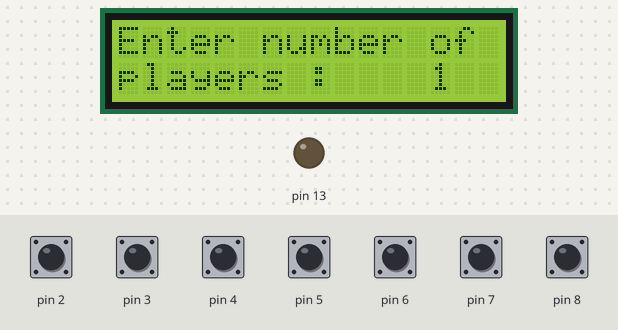
Recording of a sketch running on a simulated Arduino Uno, built with avr-gcc and run on an emulated ATmega328P. Parts: 16×2 character LCD, output pins drawn as LEDs (lit = HIGH). The inputs (shaded band) are chosen by the test bench; at power-on: pin 2–8 HIGH.

Above: at 1.2 s.
1.3 s: pin 8 pulled LOW for 1 s
At 3.5 s:
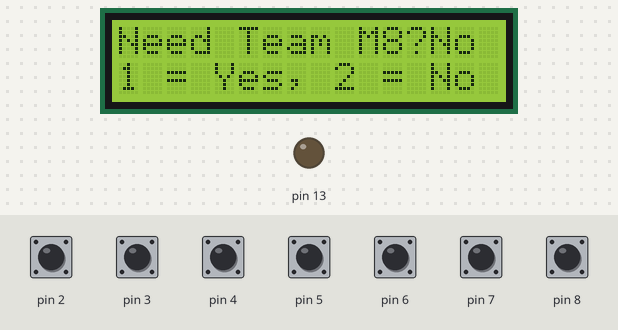
3.8 s: pin 2 pulled LOW for 0.15 s
At 4.1 s:
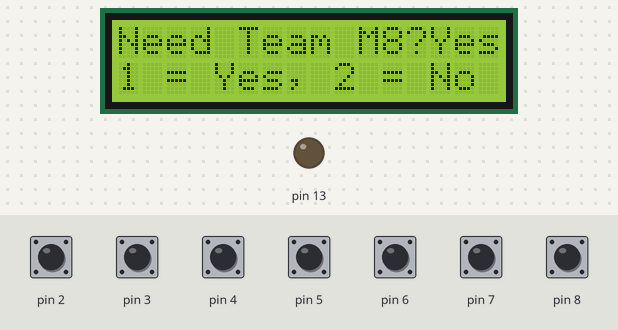
5.4 s: pin 8 pulled LOW for 0.15 s
At 5.8 s:
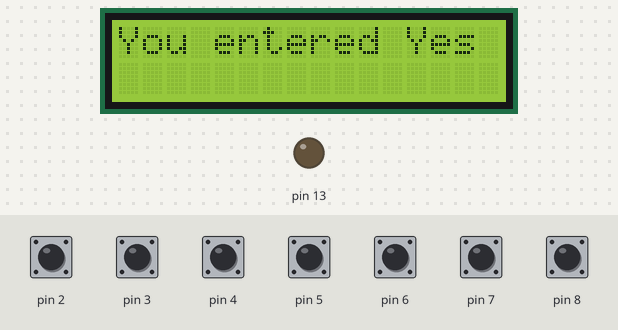
7.4 s: pin 2 pulled LOW for 1 s
At 8.0 s:
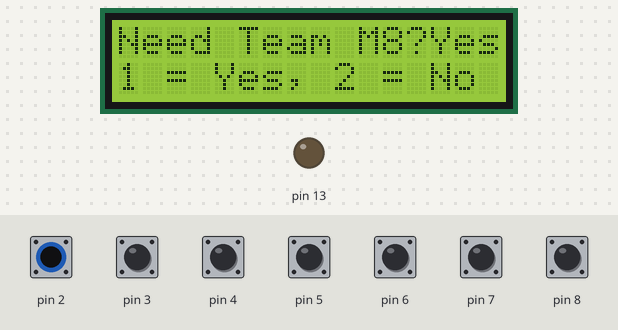
9.9 s: pin 3 pulled LOW for 0.15 s
At 11.1 s:
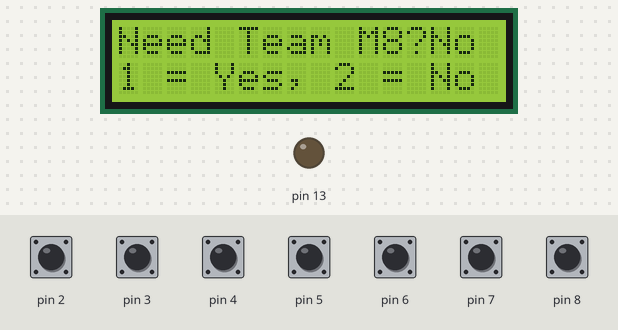
Timing chart, 0 to 12.5 s (numbered marks = the images above; inputs shaded):
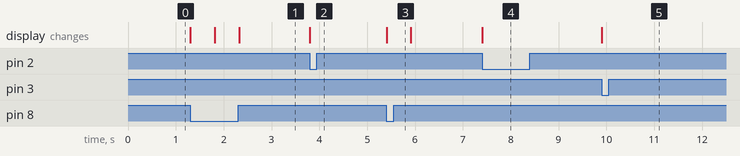

Measured:
- after the input at 1.3 s, the display: first changes at once (image 1 shows a later state)
- after the input at 3.8 s, the display: changes at once (image 2)
- after the input at 5.4 s, the display: changes at once (image 3)
- after the input at 7.4 s, the display: changes at once (image 4)
- after the input at 9.9 s, the display: changes at once (image 5)

The sketch:

team_m8.ino
```cpp
/* File:   team_m8.ino
 * Author: Micah Weston
 * Info:   Main program for Team M8 board game
 */

#include "game_ctr.h"
#include "input_ctr.h"

MovePtc MoveBuffer[256]; //might need to be volatile
posn BufferPiecePosn; //might need to be volatile

GameCtr GC;
InputCtr IC(2,3,4,5,6,7,8,28,27,26,24,23,22,13); //not gonna work until I know larger board type

void setup() {
  // put your setup code here, to run once:
  GC.StartGame();
}

void loop() {
  // put your main code here, to run repeatedly:
  GC.Tick();
  IC.Tick();
}
```

chutes_and_ladders.cpp
```cpp
/* File:   chutes_and_ladders.cpp
   Author: Micah Weston
   Info:   Implements player class
*/
#include "chutes_and_ladders.h"

void Player::Reset() {
   curTile = 0;
   curPosn = {0, 0};
   motorControlled = false;
}

void Player::MoveYPosn(int y) {
   ++curPosn.y;
}
```

chutes_and_ladders.h
```cpp
/* File:   chutes_and_ladders.h
 * Author: Micah Weston
 * Info:   Contains board info, coordinates, and player class
 */

#ifndef __CHUTES_AND_LADDERS_H__
#define __CHUTES_AND_LADDERS_H__


struct posn {
  int x, y;
};

struct gameTile {
  posn Position;
  bool IsPipe;
  int Drain;
};

class Player {
    int curTile = 0;
    posn curPosn = {0, 0} ;
    bool motorControlled = false;

  public:
    Player() {}

    //reset player
    void Reset();

    //set fields
    void SetTile(int t)       {curTile = t;}
    void SetPosn(posn p)      {curPosn = p;}
    void SetIfControl(bool b) {motorControlled = b;}
    void MoveYPosn(int);

    //get fields
    int GetTile()    {return curTile;}
    posn GetPosn()   {return curPosn;}
    bool IsMotored() {return motorControlled;}
};


/*posn probably need changed*/
const gameTile CAL_Tiles[] = {
  { { 0, 0}, false,  0 }, // 0
  { { 2, 2}, true,   18}, // 1
  { { 4, 2}, false,  2 }, // 2
  { { 6, 2}, false,  3 }, // 3
  { { 8, 2}, true,  14 }, // 4
  { {10, 2}, false,  5 }, // 5
  { {12, 2}, false,  6 }, // 6
  { {14, 2}, false,  7 }, // 7
  { {16, 2}, false,  8 }, // 8
  { {18, 2}, true,  31 }, // 9
  { {20, 2}, false, 10 }, //10
  { {20, 4}, false, 11 }, //11
  { {10, 2}, false, 12 }, //12
  { {10, 2}, false, 13 }, //13
  { {10, 2}, false, 14 }, //14
  { {10, 2}, false, 15 }, //15
  { {10, 2}, true,   6 }, //16
  { {10, 2}, false, 17 }, //17
  { {10, 2}, false, 18 }, //18
  { {10, 2}, false, 19 }, //19
  { {10, 2}, false, 20 }, //20
  { {10, 2}, true,  42 }, //21
  { {10, 2}, false, 22 }, //22
  { {10, 2}, false, 23 }, //23
  { {10, 2}, false, 24 }, //24
  { {10, 2}, false, 25 }, //25
  { {10, 2}, false, 26 }, //26
  { {10, 2}, false, 27 }, //27
  { {10, 2}, true,  84 }, //28
  { {10, 2}, false, 29 }, //29
  { {10, 2}, false, 30 }, //30
  { {10, 2}, false, 31 }, //31
  { {10, 2}, false, 32 }, //32
  { {10, 2}, false, 33 }, //33
  { {10, 2}, false, 34 }, //34
  { {10, 2}, false, 35 }, //35
  { {10, 2}, true,  44 }, //36
  { {10, 2}, false, 37 }, //37
  { {10, 2}, false, 38 }, //38
  { {10, 2}, false, 39 }, //39
  { {10, 2}, false, 40 }, //40
  { {10, 2}, false, 41 }, //41
  { {10, 2}, false, 42 }, //42
  { {10, 2}, false, 43 }, //43
  { {10, 2}, false, 44 }, //44
  { {10, 2}, false, 45 }, //45
  { {10, 2}, false, 46 }, //46
  { {10, 2}, false, 47 }, //47
  { {10, 2}, true,  26 }, //48
  { {10, 2}, true,  11 }, //49
  { {10, 2}, false, 50 }, //50
  { { 6, 2}, true,  67 }, //51
  { { 6, 2}, false, 52 }, //52
  { { 6, 2}, false, 53 }, //53
  { { 6, 2}, false, 54 }, //54
  { { 6, 2}, false, 55 }, //55
  { { 6, 2}, true,  53 }, //56
  { { 6, 2}, false, 57 }, //57
  { { 6, 2}, false, 58 }, //58
  { { 6, 2}, false, 59 }, //59
  { { 6, 2}, false, 60 }, //60
  { { 6, 2}, false, 61 }, //61
  { { 6, 2}, true,  19 }, //62
  { { 6, 2}, false, 63 }, //63
  { { 6, 2}, true,  60 }, //64
  { { 6, 2}, false, 65 }, //65
  { { 6, 2}, false, 66 }, //66
  { { 6, 2}, false, 67 }, //67
  { { 6, 2}, false, 68 }, //68
  { { 6, 2}, false, 69 }, //69
  { { 6, 2}, false, 70 }, //70
  { { 6, 2}, true,  91 }, //71
  { { 6, 2}, false, 72 }, //72
  { { 6, 2}, false, 73 }, //73
  { { 6, 2}, false, 74 }, //74
  { { 6, 2}, false, 75 }, //75
  { { 6, 2}, false, 76 }, //76
  { { 6, 2}, false, 77 }, //77
  { { 6, 2}, false, 78 }, //78
  { { 6, 2}, false, 79 }, //79
  { { 6, 2}, true,  100}, //80
  { { 6, 2}, false, 81 }, //81
  { { 6, 2}, false, 82 }, //82
  { { 6, 2}, false, 83 }, //83
  { { 6, 2}, false, 84 }, //84
  { { 6, 2}, false, 85 }, //85
  { { 6, 2}, false, 86 }, //86
  { { 6, 2}, true,  24 }, //87
  { { 6, 2}, false, 88 }, //88
  { { 6, 2}, false, 89 }, //89
  { { 6, 2}, false, 80 }, //90
  { { 6, 2}, false, 91 }, //91
  { { 6, 2}, false, 92 }, //92
  { { 6, 2}, true,  73 }, //93
  { { 6, 2}, false, 94 }, //94
  { { 6, 2}, true,  75 }, //95
  { { 6, 2}, false, 96 }, //96
  { { 6, 2}, false, 97 }, //97
  { { 6, 2}, true,  78 }, //98
  { { 6, 2}, false, 99 }, //99
  { { 6, 2}, false, 100}, //100
};

#endif //__CHUTES_AND_LADDERS_H__
```

communicator.cpp
```cpp
/* File:   communicator.cpp
 * Author: Micah Weston
 * Info:   Implements communicator class
 */

#include "communicator.h"

//initializes the static message buffers for communication
Message Communicator::gameBuffer = EmptyMsg();
Message Communicator::motorBuffer = EmptyMsg();
Message Communicator::inputBuffer = EmptyMsg();

//sends the message to the specified component
void Communicator::Send(CompID r, Protocol msg, DeviceInput din) {
  switch (r) {
    case CompID::GAME_CTR:
      gameBuffer.SetMsg(CID, r, msg, din);
      break;
    case CompID::MOTOR_CTR:
      motorBuffer.SetMsg(CID, r, msg, din);
      break;
    case CompID::INPUT_CTR:
      inputBuffer.SetMsg(CID, r, msg, din);
      break;
  }
}

//retrieves the message from assigned port and clears the buffer
Message Communicator::Retrieve() {
  Message m;
  switch (CID) {
    case CompID::GAME_CTR:
      m = gameBuffer;
      gameBuffer.Clear();
      return m;
    case CompID::MOTOR_CTR:
      m = motorBuffer;
      motorBuffer.Clear();
      return m;
    case CompID::INPUT_CTR:
      m = inputBuffer;
      inputBuffer.Clear();
      return m;
  }
}

//checks if the port has a message in it
bool Communicator::Peek() {
  switch (CID) {
    case CompID::GAME_CTR:
      return !gameBuffer.IsEmpty();
    case CompID::MOTOR_CTR:
      return !motorBuffer.IsEmpty();
    case CompID::INPUT_CTR:
      return !inputBuffer.IsEmpty();
  }
}
```

communicator.h
```cpp
/* File:   communicator.h
 * Author: Micah Weston
 *  Info:   Holds class for the communication object between component
 */

#ifndef __COMMUNICATOR_H__
#define __COMMUNICATOR_H__

#include "game_protocol.h"
#include "message.h"

class Communicator {
    //current component id
    const CompID CID;

    //message buffers for each component
    static Message gameBuffer;
    static Message motorBuffer;
    static Message inputBuffer;
    //this might not be able to properly send msgs
    //when input is need store the component that asked and that use that
    //for the receiver of the message


  public:
    Communicator(CompID id) : CID(id) {}
    //sends the message to the specified component
    void Send(CompID, Protocol, DeviceInput = DeviceInput::NULL_DIN);
    //retrieves the message from assigned port and clears the buffer
    Message Retrieve();
    //checks if the port has a message in it
    bool Peek();
};

#endif
```

controller.h
```cpp
/* File:   controller.h
 * Author: Micah Weston
 * Info:   Creates parent class for the different controllers
 */

#ifndef __CONTROLLERS_H__
#define __CONTROLLERS_H__


#include "game_protocol.h"
#include "communicator.h"

class controller {
  //privatize default constructor to prevent use
  controller();

  //available to the derived controllers
  protected:
  const CompID CID;
  Communicator Port;

  controller(CompID cid) : CID(cid) , Port(cid) {} //the way Port is initialized might not work!!!!
};

#endif
```

game_ctr.cpp
```cpp
/* File:   game_ctr.cpp
 * Author: Micah Weston
 * Info:   Implements class for the game controller
 */

#include "game_ctr.h"

extern MovePtc MoveBuffer[256];
extern posn BufferPiecePosn;

void clearMoveBuf() {
  for(auto & m : MoveBuffer) {
    m = MovePtc::END;
  }
}

//checks if current player is after end, if so resets to start
bool GameCtr::nextPlayer() {
  ++curPlayer;
  bool atEnd = (curPlayer == player_count);
  if (atEnd) {
    curPlayer = 0;
  }
  return atEnd;
}

//sends out the commands to reset the board and start a new game
void GameCtr::resetGame(Message rsp) {
  Port.Send(CompID::MOTOR_CTR, Protocol::ZERO_XY, DeviceInput::NULL_DIN);
  Port.Send(CompID::INPUT_CTR, Protocol::GET_PLAYER_COUNT, DeviceInput::NULL_DIN);
}

//resets players in array based on how many are playing
void GameCtr::declarePlayerCount(Message rsp) {
  //check message
  int plCnt = (int) rsp.SeeDin();
  //reset players necessary
  for (int i = 0; i < plCnt; ++i) {
    players[i].Reset();
    players[i].MoveYPosn(i);
  }
  curPlayer = 0;
  //send request for player states (game- vs self-controlled)
  Port.Send(CompID::INPUT_CTR, Protocol::GET_PLAYER_STATE);
}

//assigns whether player is self controlled
void GameCtr::processPlayerState(Message rsp) {
  bool answer = rsp.SeeDin() == DeviceInput::YES;
  players[curPlayer].SetIfControl(answer);
  if(nextPlayer()) {
    Port.Send(CompID::INPUT_CTR, Protocol::GET_ROLL);
  } else {
    Port.Send(CompID::INPUT_CTR, Protocol::GET_PLAYER_STATE);
  }
}

//processes the role and moves the player
void GameCtr::movePlayer(Message rsp) {
  clearMoveBuf();
  int roll = rsp.SeeDin();

  //compute move commands
  int mbi = 0; //move buffer iterator

  posn locBegin = players[curPlayer].GetPosn();
  BufferPiecePosn = locBegin; //for motor to grab piece
  int tileBegin = players[curPlayer].GetTile();

  //incase of start of game (first roll)
  if (tileBegin == 0) {
    MoveBuffer[mbi++] = MovePtc::R090;
    MoveBuffer[mbi++] = MovePtc::R090;
    MoveBuffer[mbi++] = MovePtc::R000;
    MoveBuffer[mbi++] = MovePtc::R000;
    --roll;
  }

  int tileEnd = tileBegin + roll;
  gameTile EndGameTile = CAL_Tiles[tileEnd];
  posn locEnd = EndGameTile.Position;
  locEnd.y = locEnd.y + curPlayer;

  bool direction = ((tileBegin - 1)/ 10) % 2; //false = right, true = left
  bool oneCoordinate = ((tileBegin - 1)/ 10) == ((tileEnd - 1)/ 10);

  if(oneCoordinate) {
    for(int i = 0; i < roll; ++i) {
      MoveBuffer[mbi++] = (direction ? MovePtc::R000 : MovePtc::R180);
      MoveBuffer[mbi++] = (direction ? MovePtc::R000 : MovePtc::R180);
    }
  } else { //for if the y axis must change
    int maxOnRow = ((tileBegin - 1)/10 + 1) * 10;
    int firstRowMove = maxOnRow - tileBegin;

    for(int i = 0; i < firstRowMove; ++i) {
      MoveBuffer[mbi++] = (direction ? MovePtc::R000 : MovePtc::R180);
      MoveBuffer[mbi++] = (direction ? MovePtc::R000 : MovePtc::R180);
    }

    roll -= firstRowMove;

    MoveBuffer[mbi++] = (direction ? MovePtc::R000 : MovePtc::R180);
    for(int i = 0; i < 4; ++i) { //4 is assuming that there will be 4 interior spaces vertically in a tile
      MoveBuffer[mbi++] = MovePtc::R090;
    }
    direction = !direction;
    MoveBuffer[mbi++] = (direction ? MovePtc::R000 : MovePtc::R180);

    --roll;
    for(int i = 0; i < roll; ++i) {
      MoveBuffer[mbi++] = (direction ? MovePtc::R000 : MovePtc::R180);
      MoveBuffer[mbi++] = (direction ? MovePtc::R000 : MovePtc::R180);
    }
  }

  players[curPlayer].SetPosn(locEnd);
  players[curPlayer].SetTile(tileEnd);

  Port.Send(CompID::MOTOR_CTR, Protocol::MOVE_PIECE);
}


//Called in setup to send reset request and start game
void GameCtr::StartGame() {
  Port.Send(CompID::GAME_CTR, Protocol::RESET_GAME);
}


//checks port, execute msg if one is there
void GameCtr::Tick() {
  if (!Port.Peek()) {return;}

  Message req = Port.Retrieve();
  switch (req.SeeReq()) {
    case Protocol::PROCESS_ROLL:
      movePlayer(req);
      return;
    case Protocol::PROCESS_PLAYER_STATE:
      processPlayerState(req);
      return;
    case Protocol::PROCESS_PLAYER_COUNT:
      declarePlayerCount(req);
      return;
    case Protocol::RESET_GAME:
      resetGame(req);
      return;

  }


}
```

game_ctr.h
```cpp
/* File:   game_ctr.h
 * Author: Micah Weston
 * Info:   Holds class for the game controller
 */

#ifndef __GAME_CTR_H__
#define __GAME_CTR_H__

#include "chutes_and_ladders.h"

#include "controller.h"

#include "game_protocol.h"
#include "communicator.h"
#include "message.h"

class GameCtr : private controller {
    short int player_count;
    Player players[3];
    short int curPlayer;

    //checks if current player is after end, if so resets to start
    bool nextPlayer();

    //sends out the commands to reset the board and start a new game
    void resetGame(Message);
    //resets players in array based on how many are playing
    void declarePlayerCount(Message);
    //assigns whether player is self controlled
    void processPlayerState(Message);
    //processes the role and moves the player
    void movePlayer(Message);

  public:
    GameCtr() : controller(CompID::GAME_CTR) {};
    //checks port, execute msg if one is there
    void Tick();
    //Called in setup to send reset request and start game
    void StartGame();
};

#endif
```

game_protocol.h
```cpp
/* File:   game_protocol.h
   Author: Micah Weston
   Info:   Enumerates game command protocols
*/

#ifndef __GAME_PROTOCOL_H__
#define __GAME_PROTOCOL_H__

//Identification for each component
enum CompID {
  NULL_ID,
  GAME_CTR,
  MOTOR_CTR,
  INPUT_CTR,
};

//Protocol codes for send communication between components
enum Protocol {
  NULL_PTC,
  RESET_GAME,
  ZERO_XY,
  GET_PLAYER_COUNT,
  PROCESS_PLAYER_COUNT,
  GET_PLAYER_STATE,
  PROCESS_PLAYER_STATE,
  GET_ROLL,
  PROCESS_ROLL,
  MOVE_PIECE,
  CHECK_PIPE,
  PIPE_PIECE,
};

enum DeviceInput {
  NULL_DIN,
  BUT1,
  BUT2,
  BUT3,
  BUT4,
  BUT5,
  BUT6,
  YES,
  NO,
};

enum MovePtc {
  END,
  R000,
  R045,
  R090,
  R135,
  R180,
  R225,
  R270,
  R315,
};

// const MovePtc MOVECMDS[9] = {END, R000, R045, R090, R135, R180, R225, R270, R315};

#endif
```

input_ctr.cpp
```cpp
/* File:   input_ctr.cpp
 * Author: Micah Weston
 * Info:   Implements input controller class
 */

#include "input_ctr.h"

//constructor that assigns all the pin numbers and pin modes
InputCtr::InputCtr(short int pb1, short int pb2, short int pb3,
    short int pb4, short int pb5, short int pb6, short int enter,
    short int l1, short int l2, short int l3,
    short int l4, short int l5, short int l6, short int contrast)
     : controller(CompID::INPUT_CTR),
     pinb1(pb1),
     pinb2(pb2),
     pinb3(pb3),
     pinb4(pb4),
     pinb5(pb5),
     pinb6(pb6),
     pinen(enter),
     lcd(l1, l2, l3, l4, l5, l6) {
  pinMode(pb1, INPUT_PULLUP);
  pinMode(pb2, INPUT_PULLUP);
  pinMode(pb3, INPUT_PULLUP);
  pinMode(pb4, INPUT_PULLUP);
  pinMode(pb5, INPUT_PULLUP);
  pinMode(pb6, INPUT_PULLUP);
  pinMode(enter, INPUT_PULLUP);
  analogWrite(contrast, 105);
  lcd.begin(16,2);
  lcd.clear();
}

//gets numbered input for dice rolls and number of players
void InputCtr::getNumberedInput(Message req) {
  //prompt the user for input
  lcd.clear();
  lcd.setCursor(0,0);
  if(req.SeeReq() == Protocol::GET_PLAYER_COUNT) {
    lcd.print("Enter number of");
    lcd.setCursor(0,1);
    lcd.print("players : ");
  } else if (req.SeeReq() == Protocol::GET_ROLL) {
    lcd.print("Spin and enter");
    lcd.setCursor(0,1);
    lcd.print("the result : ");
  }

  int curInput = 1;
  do {
    if(digitalRead(pinb1) == LOW && curInput != 1) {//this might get scream for not converting types
      curInput = 1;
    } else if(digitalRead(pinb2) == LOW && curInput != 2) {
      curInput = 2;
    } else if(digitalRead(pinb3) == LOW && curInput != 3) {
      curInput = 3;
    } else if(digitalRead(pinb4) == LOW && curInput != 4) {
      curInput = 4;
    } else if(digitalRead(pinb5) == LOW && curInput != 5) {
      curInput = 5;
    } else if(digitalRead(pinb6) == LOW && curInput != 6) {
      curInput = 6;
    }
    lcd.setCursor(13,1);
    lcd.print(curInput);
  } while(digitalRead(pinen) == HIGH);

  //return a response to the user
  lcd.clear();
  lcd.setCursor(0,0);
  lcd.print("You entered ");
  lcd.print(curInput);

  delay(500);


  //response to the requester
  Port.Send(req.SeeSender(), (Protocol) (1 + req.SeeReq()), (DeviceInput) curInput);
}

void InputCtr::getYesNo(Message req) {
  //prompt the user for input
  lcd.clear();
  lcd.setCursor(0,0);
  if(req.SeeReq() == Protocol::GET_PLAYER_STATE) {
    lcd.print("Need Team M8?");
    lcd.setCursor(0,1);
    lcd.print("1 = Yes, 2 = No");
  } else if (req.SeeReq() == Protocol::GET_ROLL) { //modify for replay
    lcd.print("1 = Yes, 2 = No");
    lcd.setCursor(0,1);
    lcd.print("the result");
  }

  int curInput = 8;
  do {
    if(digitalRead(pinb1) == LOW && curInput != 1) {//this might get scream for not converting types
      curInput = 7;
    } else if(digitalRead(pinb2) == LOW && curInput != 2) {
      curInput = 8;
    }
    lcd.setCursor(13,0);
    lcd.print(curInput == 7 ? "Yes" : "No ");
  } while(digitalRead(pinen) == HIGH);
  //return a response to the user
  lcd.clear();
  lcd.setCursor(0,0);
  lcd.print("You entered ");
  lcd.print(curInput == 7 ? "Yes" : "No");

  delay(500);


  //response to the requester
  Port.Send(req.SeeSender(), (Protocol) (1 + req.SeeReq()), (DeviceInput) curInput);
}


//checks port, execute msg if one is there
void InputCtr::Tick() {
  if (!Port.Peek()) {return;}

  Message req = Port.Retrieve();
  switch(req.SeeReq()) {
    case Protocol::GET_ROLL: //need to set up protocols
    case Protocol::GET_PLAYER_COUNT:
      getNumberedInput(req);
      return;
    case Protocol::GET_PLAYER_STATE:
      getYesNo(req);
      return;

  }
}
```

input_ctr.h
```cpp
/* File:   input_ctr.h
 * Author: Micah Weston
 * Info:   Holds class for the input controller
 */

#ifndef __INPUT_CTR_H__
#define __INPUT_CTR_H__

#include <LiquidCrystal.h>
#include "Arduino.h"

#include "controller.h"

#include "game_protocol.h"
#include "communicator.h"
#include "message.h"

class InputCtr : private controller {
    //pins for buttons
    short int pinb1, pinb2, pinb3, pinb4, pinb5, pinb6, pinen;
    //lcd display for prompts
    LiquidCrystal lcd;


    //gets numbered input for dice rolls and number of players
    void getNumberedInput(Message); //used for die rolls and number of players and more
    void getYesNo(Message);

  public:
    //constructor that assigns all the pin numbers and pin modes
    InputCtr(short int, short int, short int,
     short int, short int, short int, short int,
     short int, short int, short int,
     short int, short int, short int, short int);
    //checks port, execute msg if one is there
    void Tick();

};

#endif
```

Source omitted: message.cpp (748 bytes), message.h (952 bytes)
